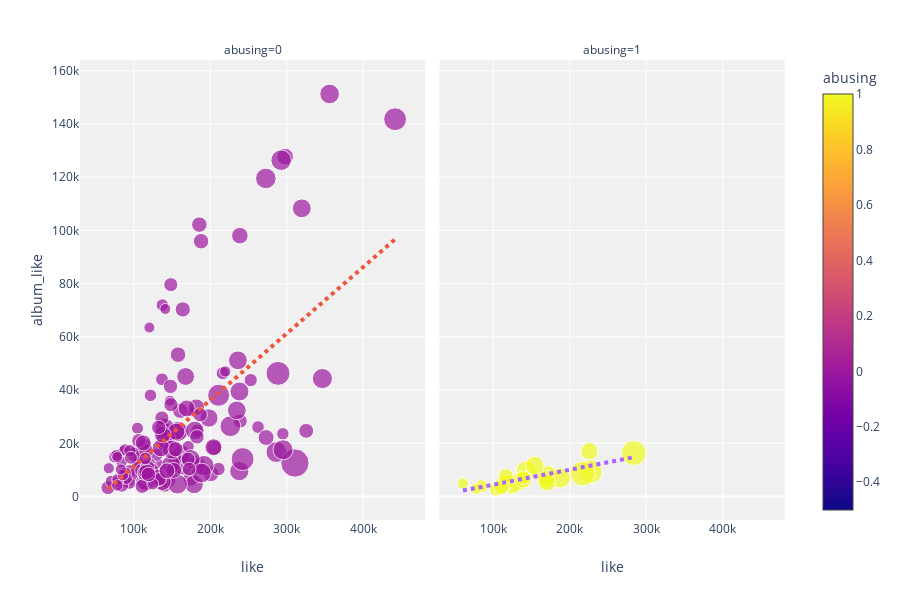

Source (notebook cell):
### Markdown cell above
- 노 어뷰징 가수는 linear한 편이지만 어뷰징 가수는 거의 일자형

### Code cell
fig =  px.scatter(melon_title[(melon_title['user_per']>5)], 
                 x = 'like', y = 'album_like', size = 'user_per', color = 'abusing',facet_col='abusing',
                  hover_data = ['artist', 'title'], trendline = 'ols')
fig.update_traces(
    line=dict(dash="dot", width=4),
    selector=dict(type="scatter", mode="lines"))

fig.update_layout(plot_bgcolor='rgb(240, 240, 240)')
fig.show()

### Figure 1 — Plotly figure (JSON) as saved in the notebook; plotly's stock layout.template omitted (floating-point values rounded to 4 significant figures; data arrays with more than 128 entries replaced by an {"elided": "..."} marker saying what was removed)
{"data": [{"customdata": {"elided": "145x2 str values"}, "hoverlabel": {"namelength": 0}, "hovertemplate": "abusing=%{marker.color}<br>like=%{x}<br>album_like=%{y}<br>user_per=%{marker.size}<br>artist=%{customdata[0]}<br>title=%{customdata[1]}", "legendgroup": "", "marker": {"color": {"elided": "145 int values"}, "coloraxis": "coloraxis", "size": {"elided": "145 float values"}, "sizemode": "area", "sizeref": 0.08324, "symbol": "circle"}, "mode": "markers", "name": "", "showlegend": false, "type": "scatter", "x": {"elided": "145 int values"}, "xaxis": "x", "y": {"elided": "145 int values"}, "yaxis": "y"}, {"hoverlabel": {"namelength": 0}, "hovertemplate": "<b>OLS trendline</b><br>album_like = 0.249754 * like + -13668.222893<br>R<sup>2</sup>=0.354070<br><br>abusing=0<br>like=%{x}<br>album_like=%{y} <b>(trend)</b>", "legendgroup": "", "line": {"dash": "dot", "width": 4}, "marker": {"symbol": "circle"}, "mode": "lines", "name": "", "showlegend": false, "type": "scatter", "x": {"elided": "145 int values"}, "xaxis": "x", "y": {"elided": "145 float values"}, "yaxis": "y"}, {"customdata": [["['장덕철']", "그날처럼"], ["['모모랜드 (MOMOLAND)']", "뿜뿜"], ["['닐로(Nilo)']", "지나오다"], ["['닐로(Nilo)']", "넋두리"], ["['벤']", "열애중"], ["['숀 (SHAUN)']", "Way Back Home"], ["['바이브']", "가을 타나 봐"], ["['노을']", "너는 어땠을까"], ["['하은']", "신용재"], ["['벤']", "180도"], ["['우디 (Woody)']", "이 노래가 클럽에서 나온다면"], ["['엔플라잉 (N.Flying)']", "옥탑방 (Rooftop)"], ["['임재현']", "사랑에 연습이 있었다면 (Prod. 2soo)"], ["['송하예']", "니 소식"], ["['김나영']", "솔직하게 말해서 나"], ["['마크툽 (MAKTUB)']", "오늘도 빛나는 너에게 (To You My Light) (Feat.이라온)"], ["['장혜진', '윤민수(바이브)']", "술이 문제야"], ["['황인욱']", "포장마차"], ["['벤']", "헤어져줘서 고마워"], ["['HYNN (박혜원)']", "시든 꽃에 물을 주듯"], ["['벤']", "내 목소리 들리니"], ["['임재현']", "조금 취했어 (Prod. 2soo)"]], "hoverlabel": {"namelength": 0}, "hovertemplate": "abusing=%{marker.color}<br>like=%{x}<br>album_like=%{y}<br>user_per=%{marker.size}<br>artist=%{customdata[0]}<br>title=%{customdata[1]}", "legendgroup": "", "marker": {"color": [1, 1, 1, 1, 1, 1, 1, 1, 1, 1, 1, 1, 1, 1, 1, 1, 1, 1, 1, 1, 1, 1], "coloraxis": "coloraxis", "size": [23.35, 17.33, 25.79, 8.112, 17.45, 25.96, 14.36, 7.115, 13.72, 14.29, 11.53, 12.93, 16.85, 13.31, 9.847, 12.72, 12.58, 9.874, 9.609, 7.802, 5.362, 5.531], "sizemode": "area", "sizeref": 0.08324, "symbol": "circle"}, "mode": "markers", "name": "", "showlegend": false, "type": "scatter", "x": [227101, 143151, 216710, 103858, 171214, 283772, 132479, 84438, 124594, 154167, 112102, 225600, 187781, 168825, 116698, 170406, 138926, 110200, 116382, 139408, 60190, 77504], "xaxis": "x2", "y": [9400, 9650, 8627, 2768, 7729, 16339, 5586, 3925, 4375, 11704, 4536, 17045, 6963, 6471, 5342, 5328, 6474, 3495, 7693, 7117, 4916, 2964], "yaxis": "y2"}, {"hoverlabel": {"namelength": 0}, "hovertemplate": "<b>OLS trendline</b><br>album_like = 0.055969 * like + -1105.472816<br>R<sup>2</sup>=0.641086<br><br>abusing=1<br>like=%{x}<br>album_like=%{y} <b>(trend)</b>", "legendgroup": "", "line": {"dash": "dot", "width": 4}, "marker": {"symbol": "circle"}, "mode": "lines", "name": "", "showlegend": false, "type": "scatter", "x": [60190, 77504, 84438, 103858, 110200, 112102, 116382, 116698, 124594, 132479, 138926, 139408, 143151, 154167, 168825, 170406, 171214, 187781, 216710, 225600, 227101, 283772], "xaxis": "x2", "y": [2263.0, 3232.0, 3620.0, 4707.0, 5062.0, 5169.0, 5408.0, 5426.0, 5868.0, 6309.0, 6670.0, 6697.0, 6907.0, 7523.0, 8344.0, 8432.0, 8477.0, 9404.0, 11020.0, 11520.0, 11610.0, 14780.0], "yaxis": "y2"}], "layout": {"annotations": [{"font": {}, "showarrow": false, "text": "abusing=0", "x": 0.24, "xanchor": "center", "xref": "paper", "y": 1, "yanchor": "bottom", "yref": "paper"}, {"font": {}, "showarrow": false, "text": "abusing=1", "x": 0.74, "xanchor": "center", "xref": "paper", "y": 1, "yanchor": "bottom", "yref": "paper"}], "coloraxis": {"colorbar": {"title": {"text": "abusing"}}, "colorscale": [[0, "#0d0887"], [0.1111, "#46039f"], [0.2222, "#7201a8"], [0.3333, "#9c179e"], [0.4444, "#bd3786"], [0.5556, "#d8576b"], [0.6667, "#ed7953"], [0.7778, "#fb9f3a"], [0.8889, "#fdca26"], [1, "#f0f921"]]}, "height": 600, "legend": {"itemsizing": "constant", "tracegroupgap": 0}, "margin": {"t": 60}, "plot_bgcolor": "rgb(240, 240, 240)", "xaxis": {"anchor": "y", "domain": [0, 0.48], "title": {"text": "like"}}, "xaxis2": {"anchor": "y2", "domain": [0.5, 0.98], "matches": "x", "title": {"text": "like"}}, "yaxis": {"anchor": "x", "domain": [0, 1], "title": {"text": "album_like"}}, "yaxis2": {"anchor": "x2", "domain": [0, 1], "matches": "y", "showticklabels": false}}}
